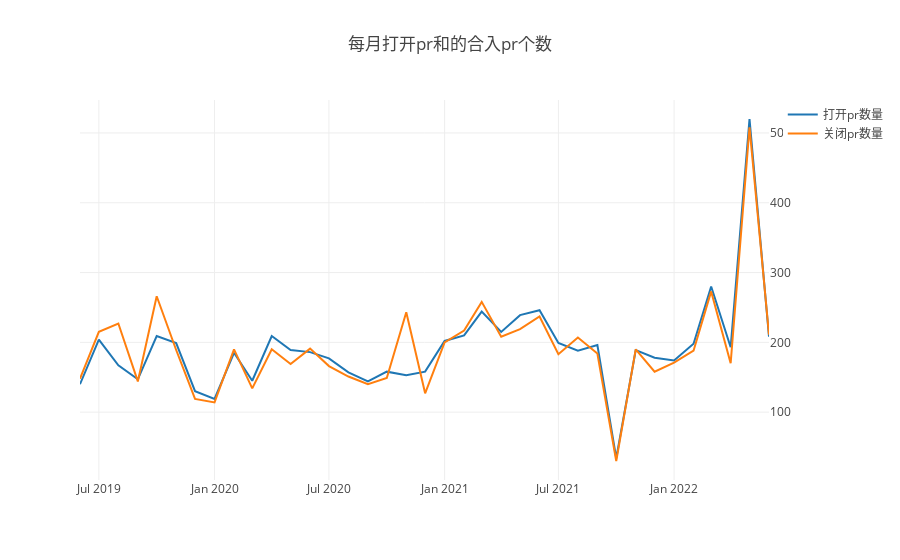

Here is the notebook cell this chart was saved with:
### Code cell
//3每月打开 PR 和合入 PR 的个数
            month=[]
            month2=[]
            open=[]
            close=[]

Promise.all(
  years.map((year) => {
    return    query( `SELECT  formatDateTime(created_at, '%Y-%m') as date, count(*)open
 FROM github_log.events  
where repo_name='microsoft/vscode'and type = 'PullRequestEvent' and action = 'opened'
   group by formatDateTime(created_at, '%Y-%m')
    order by formatDateTime(created_at, '%Y-%m')
 
`);
  })
).then(res=>{   
              for (var i=1;i<res[0].length;i++){
         open.push(res[0][i].open )
        month.push(res[0][i].date)

       }
            });

Promise.all(
  years.map((year) => {
    return   query( `SELECT  formatDateTime(created_at, '%Y-%m') as date, count(*)pull_merged_at
 FROM github_log.events  
where repo_name='microsoft/vscode'and type = 'PullRequestEvent' and action ='closed'
    group by formatDateTime(created_at, '%Y-%m')
    order by formatDateTime(created_at, '%Y-%m')
`);
  })
).then(res=>{   
             for (var i=1;i<res[0].length;i++){
         close.push(res[0][i].pull_merged_at )
        month2.push(res[0][i].date)

       }
        
            openDigger.render.plotly([
                            {x: month, y:  open, mode: 'scatter', name: '打开pr数量', yaxis: 'y2'},
                            {x: month2, y:  close, mode: 'scatter', name: '关闭pr数量', yaxis: 'y2'},
                           ], { title: "每月打开pr和的合入pr个数"  , 
                                yaxis2: { overlaying: 'y', side: 'right', anchor: 'x' },
                              });
            });

### Figure 1 — Plotly figure (JSON) as saved in the notebook; plotly's stock layout.template omitted (floating-point values rounded to 4 significant figures)
{"data": [{"mode": "scatter", "name": "打开pr数量", "x": ["2019-06", "2019-07", "2019-08", "2019-09", "2019-10", "2019-11", "2019-12", "2020-01", "2020-02", "2020-03", "2020-04", "2020-05", "2020-06", "2020-07", "2020-08", "2020-09", "2020-10", "2020-11", "2020-12", "2021-01", "2021-02", "2021-03", "2021-04", "2021-05", "2021-06", "2021-07", "2021-08", "2021-09", "2021-10", "2021-11", "2021-12", "2022-01", "2022-02", "2022-03", "2022-04", "2022-05", "2022-06"], "y": ["140", "204", "167", "147", "209", "199", "130", "119", "185", "145", "209", "189", "186", "177", "157", "144", "158", "153", "158", "202", "210", "244", "215", "239", "246", "199", "188", "196", "34", "189", "178", "174", "198", "280", "193", "520", "208"], "yaxis": "y2"}, {"mode": "scatter", "name": "关闭pr数量", "x": ["2019-06", "2019-07", "2019-08", "2019-09", "2019-10", "2019-11", "2019-12", "2020-01", "2020-02", "2020-03", "2020-04", "2020-05", "2020-06", "2020-07", "2020-08", "2020-09", "2020-10", "2020-11", "2020-12", "2021-01", "2021-02", "2021-03", "2021-04", "2021-05", "2021-06", "2021-07", "2021-08", "2021-09", "2021-10", "2021-11", "2021-12", "2022-01", "2022-02", "2022-03", "2022-04", "2022-05", "2022-06"], "y": ["148", "215", "227", "144", "266", "189", "119", "114", "190", "134", "190", "169", "191", "166", "151", "140", "149", "243", "127", "200", "217", "258", "208", "219", "237", "183", "207", "184", "30", "190", "158", "171", "188", "273", "170", "508", "211"], "yaxis": "y2"}], "layout": {"autosize": true, "title": {"text": "每月打开pr和的合入pr个数"}, "xaxis": {"autorange": true, "range": ["2019-06-01", "2022-06-01"], "type": "date"}, "yaxis2": {"anchor": "x", "autorange": true, "overlaying": "y", "range": [2.778, 547.2], "side": "right", "type": "linear"}}}
